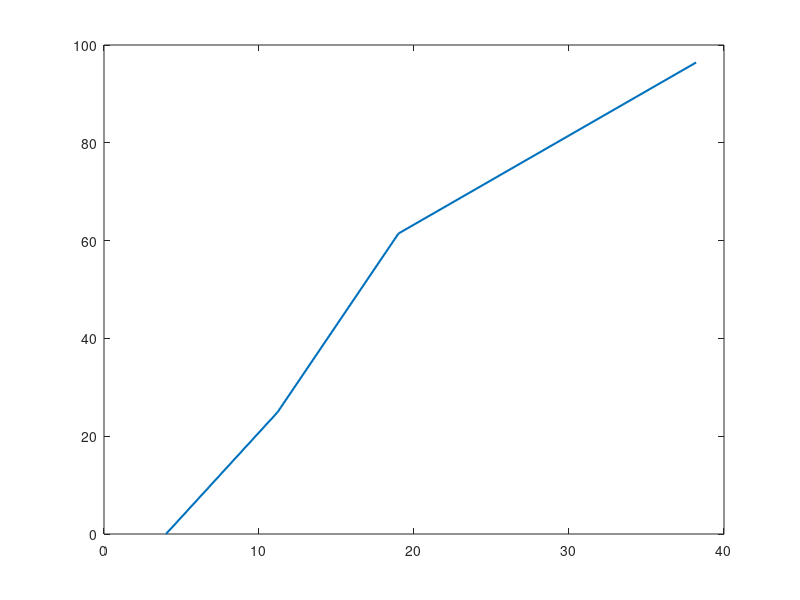

Write MATLAB code to recreate this figure. (Note: this script raises an error after producing the figure.)
    
     
     particleSize=[4;11.2;19;38.2]
     percent=[0;24.92;61.4522;96.426]
     
          
     fh=figure('visible','on');
     set(fh,'visible','on');
     plot(particleSize,percent,'LineWidth',1.5);
                
     hold on;
     
    ss = fitoptions('Method','NonlinearLeastSquares',...
                    'Lower',[0,0],...
                    'Upper',[Inf,inf],...
                    'Startpoint',[1 1]);
               
           


            ff = fittype('100*(1-exp(-(x/xc)^n))','options',ss);
            [c2,gof2] = fit(particleSize,percent,ff);
            
            parSize=0:max(particleSize);
            plot(parSize,100.*(1-exp(-(parSize./c2.xc).^c2.n)),'-r','LineWidth',1.5);

 

            %the xcoeff=x_experimental/x_byfitting and ncoeff is same as
            %this . these two factor are for rosen rambler calibration
                
            D80=(c2.xc)*(-log(1-80/100))^(1/(c2.n));
            D50=(c2.xc)*(-log(1-50/100))^(1/(c2.n));
            D20=(c2.xc)*(-log(1-20/100))^(1/(c2.n));
            
            %the last 2 item in sizingres are the n and xc coefficients
            nc=c2.n
            xc=c2.xc
            
    xlabel('Size(mm)');
    ylabel('Percent(%)');
    %title('Sizing Graph with Fitted Curve');
    %text(max(particleSize)*0.1,max(percent)*0.8,xcnstring);
    %legend off;
                    
   
    